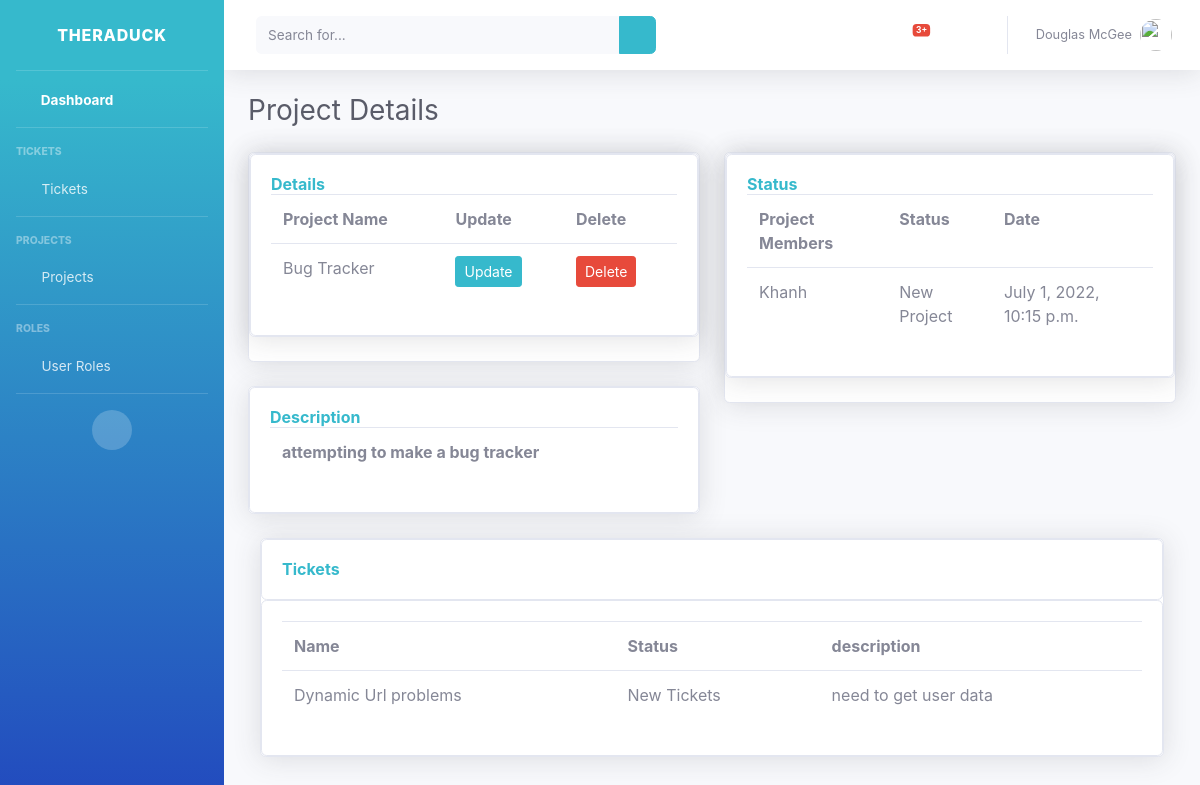
The page /project_details/1/ on the database as committed earlier.
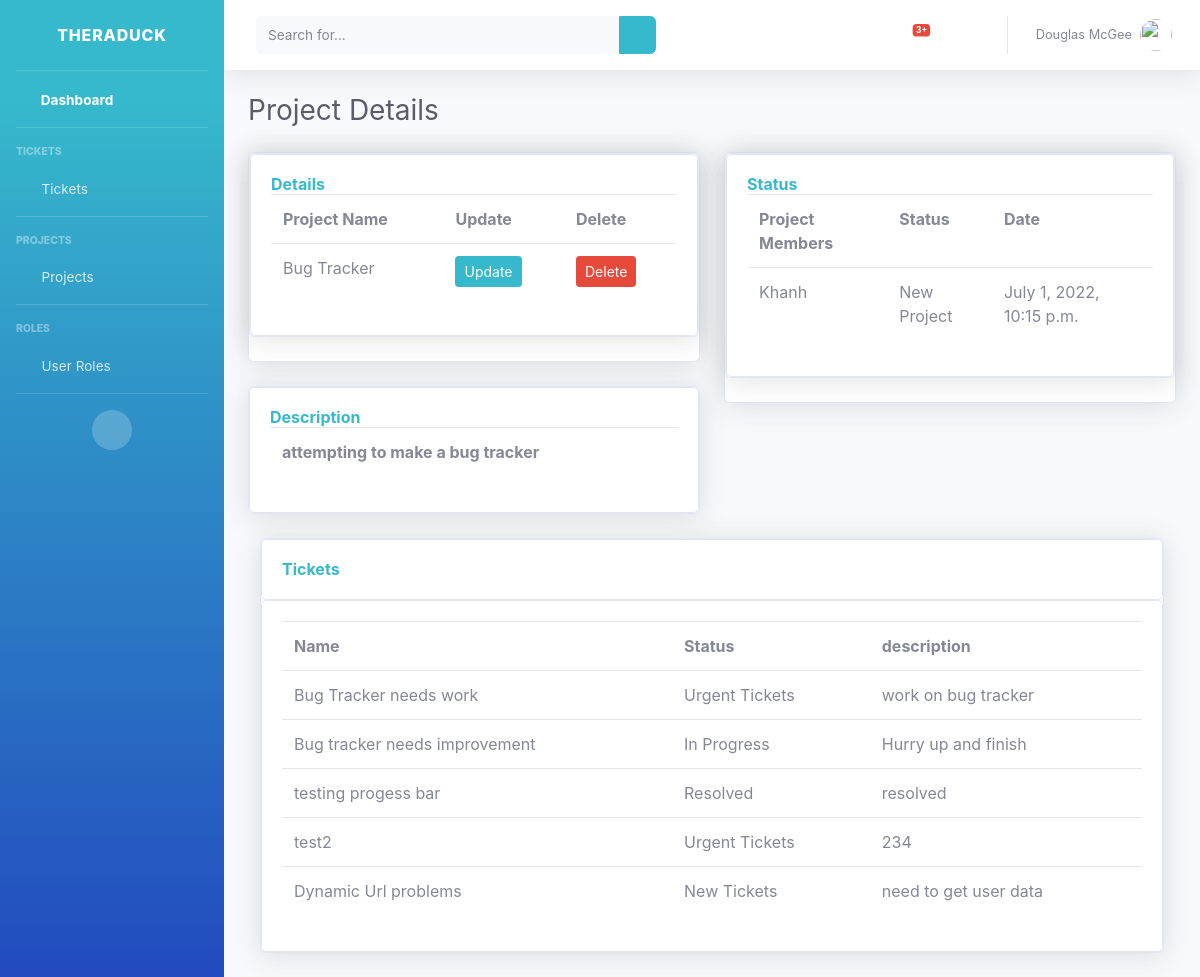
The same page on the database as committed later.
### accounts/models.py (models this page shows, shortened)
class Ticket(models.Model):
    name = models.CharField(max_length=500, null=True)
    description = models.CharField(max_length=500, null=True)
    STATUS = (
            ('New Tickets', 'New Tickets'),
            ('In Progress', 'In Progress'),
            ('Urgent Tickets', 'Urgent Tickets'),
            ('Resolved', 'Resolved'),
                )
    member = models.ForeignKey(Member, null=True, on_delete=models.SET_NULL)
    project = models.ForeignKey(Project, null=True, on_delete=models.SET_NULL)
    status = models.CharField(max_length=500, null=True, choices=STATUS)
    date_created = models.DateTimeField(auto_now_add=True, null=True)

### accounts/views.py (the view)
# urls.py: path('project_details/<str:pk>/', views.project_details, name="project_details"),
def project_details(request, pk):
    project_details = Project.objects.get(id=pk)
    tickets = project_details.ticket_set.all()
    context = {'project_details': project_details, 'tickets': tickets}
    return render(request, 'accounts/project_details.html', context)

### accounts/models.py (called while the page is built)
    def __str__(self):
        return self.name

### accounts/templates/accounts/project_details.html (shortened to what the changed rows need)
{% load static %}
<!DOCTYPE html>
<html lang="en">
<head>
    <link href="{% static 'vendor/fontawesome-free/css/all.min.css' %}" rel="stylesheet" type="text/css">
    <link href="{% static 'css/sb-admin-2.min.css' %}" rel="stylesheet">
</head>
<body id="page-top">
    <div id="wrapper">
                <div id="content-wrapper" class="d-flex flex-column">
                    <div id="content">
                <div class="container-fluid">
                    <h1 class="h3 mb-4 text-gray-800">Project Details</h1>
                    <div class="row">
                        <div class="col-lg-6">
                            <div class="card shadow mb-4">
                                <div class="card shadow mb-4">
                                    <div class="card card-body">
                                        <table class="table">
                                            <tr>
                                                <th>Project Name</th>
                                                <th>Update</th>
                                                <th>Delete</th>
                                            </tr>
                                        </table>
                                    </div>
                                </div>
                            </div>
                            <div class="card shadow mb-4">
                                <div class="card card-body">
                                    <table class="table">
                                            <tr>
                                                <th>{{project_details.description}}</th>
                                            </tr>
                                    </table>
                                </div>
                            </div>
                        </div>
                        <div class="col-lg-6">
                            <div class="card shadow mb-4">
                                <div class="card shadow mb-4">
                                    <div class="card card-body">
                                        <table class="table">
                                            <tr>
                                                <th>Project Members</th>
                                                <th>Status</th>
                                                <th>Date</th>
                                            </tr>
                                        </table>
                                    </div>
                                </div>
                            </div>
                        </div>
                        <div class="container">
                            <div class="row">
                                    <div class="col-xl-13 col-lg-12">
                                            <div class="card shadow mb-4">
                                                <div class="row">
                                                    <div class="col-md">
                                                        <div class="card card-body">
                                                            <table class="table">
                                                                <tr>
                                                                    <th>Name</th>
                                                                    <th>Status</th>
                                                                    <th>description</th>
                                                                </tr>
                                                                {% for ticket in tickets %}
                                                                    <tr>
                                                                        <td>{{ticket.name}}</td>
                                                                        <td>{{ticket.status}}</td>
                                                                        <td>{{ticket.description}}</td>
                                                                    </tr>
                                                                {% endfor %}
                                                            </table>
                                                        </div>
                                                    </div>
                                                </div>
                                            </div>
                                    </div>
                            </div>
                        </div>
                    </div>
                </div>
    </div>
</body>
</html>

Rows that differ between the two databases and show on the page:
now on this page (row edited): Ticket: name "Bug Tracker needs work", status "Urgent Tickets", description "work on bug tracker"
now on this page (row edited): Ticket: name "Bug tracker needs improvement", status "In Progress", description "Hurry up and finish"
now on this page (row edited): Ticket: name "testing progess bar", status "Resolved", description "resolved"
now on this page (row edited): Ticket: name "test2", status "Urgent Tickets", description "234"
